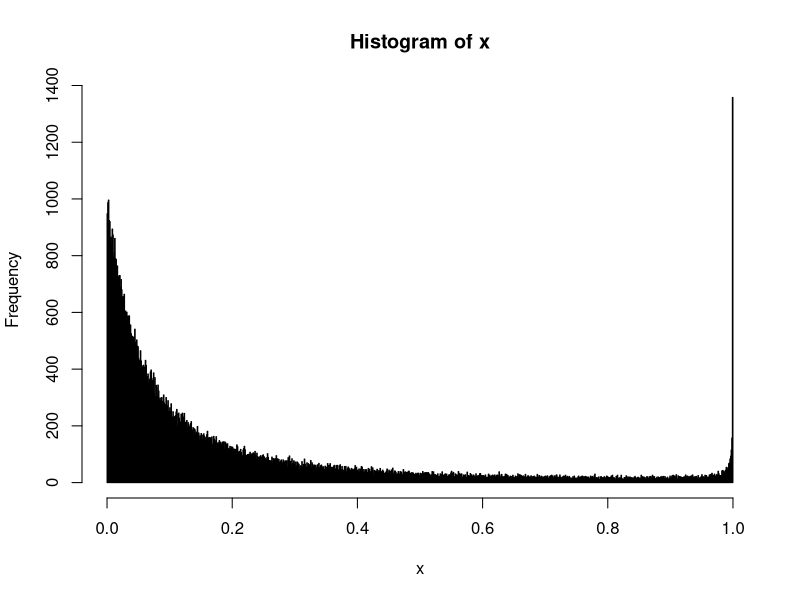
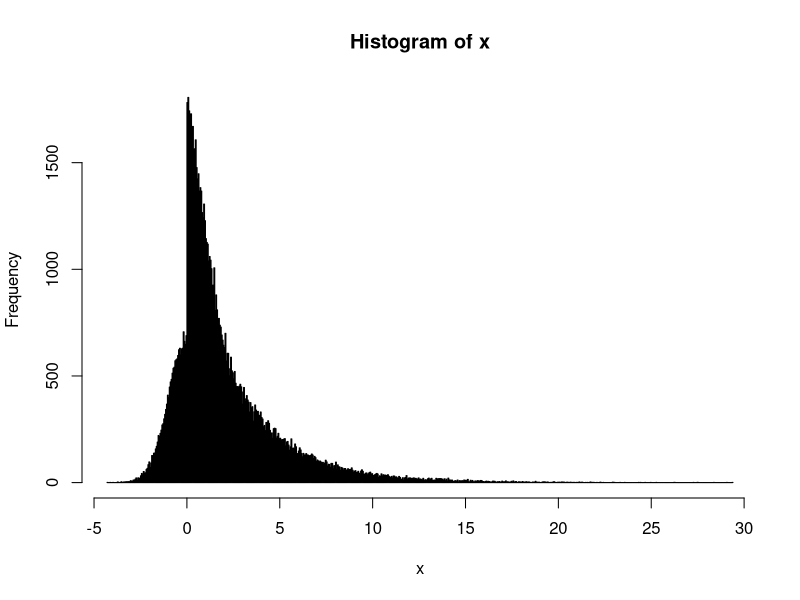

These figures' R source, in order:


lambda = .1

Nsim = 100000

x = array(NA, Nsim)


for (i in 1 : Nsim){
  beta = rexp(1, lambda)
  x[i] = rbeta(1, 1, beta)
}

hist(x, br = 1000)


Nsim = 100000

x = array(NA, Nsim)


for (i in 1 : Nsim){
  if (runif(1) < 1/3){
    x[i] = rnorm(1)
  } else {
    x[i] = rexp(1, 1/3)
  }
}

hist(x, br = 1000)